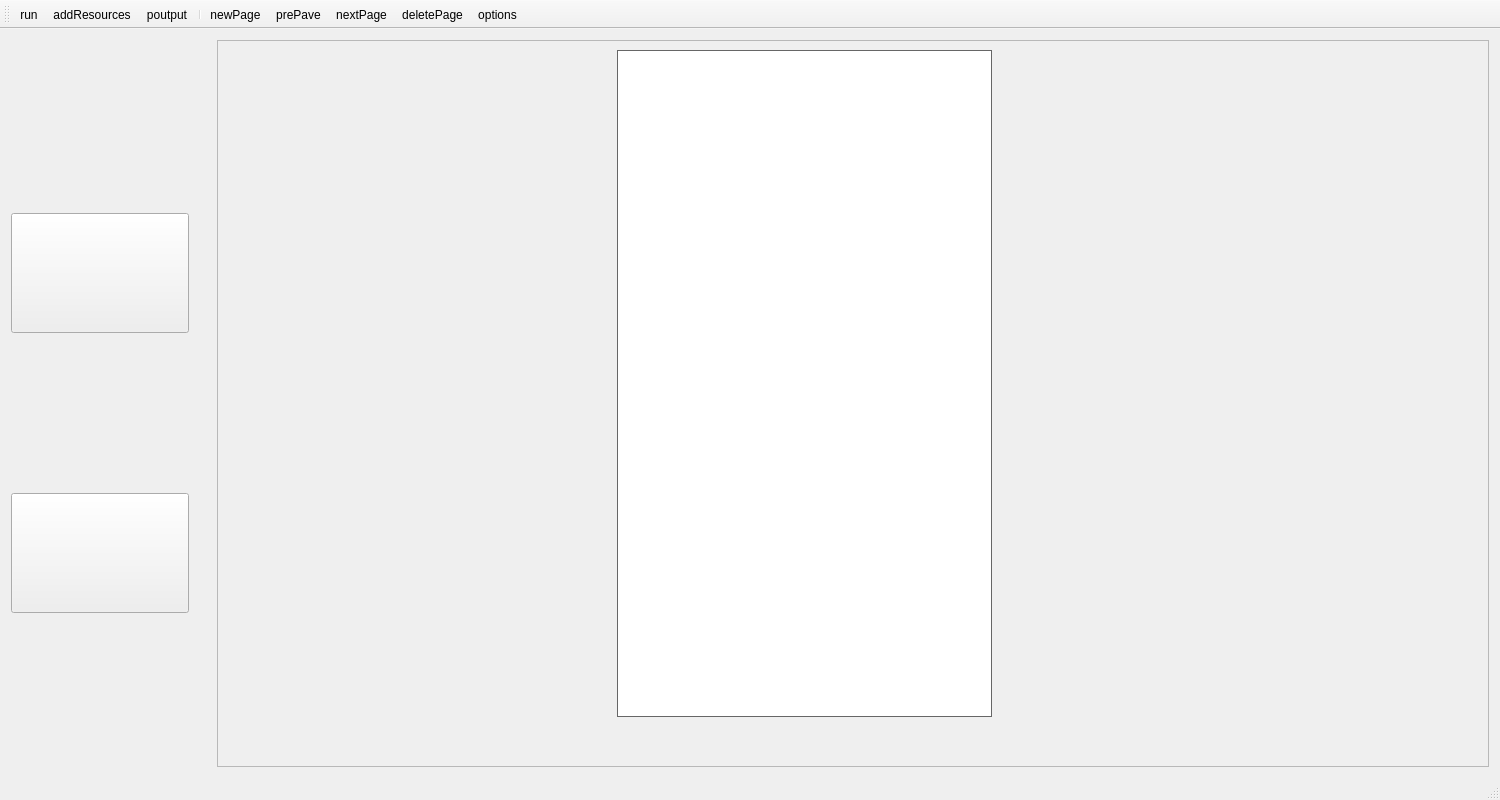
<?xml version="1.0" encoding="UTF-8"?>
<ui version="4.0">
 <class>MainWindow</class>
 <widget class="QMainWindow" name="MainWindow">
  <property name="geometry">
   <rect>
    <x>0</x>
    <y>0</y>
    <width>1500</width>
    <height>800</height>
   </rect>
  </property>
  <property name="minimumSize">
   <size>
    <width>1000</width>
    <height>800</height>
   </size>
  </property>
  <property name="maximumSize">
   <size>
    <width>16777215</width>
    <height>16777215</height>
   </size>
  </property>
  <property name="windowTitle">
   <string>MainWindow</string>
  </property>
  <widget class="QWidget" name="centralWidget">
   <layout class="QHBoxLayout" name="horizontalLayout">
    <item>
     <widget class="QFrame" name="frame">
      <property name="maximumSize">
       <size>
        <width>16777215</width>
        <height>16777215</height>
       </size>
      </property>
      <property name="frameShape">
       <enum>QFrame::StyledPanel</enum>
      </property>
      <property name="frameShadow">
       <enum>QFrame::Raised</enum>
      </property>
      <widget class="QLabel" name="phone">
       <property name="geometry">
        <rect>
         <x>400</x>
         <y>10</y>
         <width>375</width>
         <height>667</height>
        </rect>
       </property>
       <property name="minimumSize">
        <size>
         <width>375</width>
         <height>667</height>
        </size>
       </property>
       <property name="maximumSize">
        <size>
         <width>375</width>
         <height>667</height>
        </size>
       </property>
       <property name="styleSheet">
        <string notr="true">background-color: rgb(255, 255, 255);
border: 1px solid #666666;</string>
       </property>
       <property name="text">
        <string/>
       </property>
      </widget>
     </widget>
    </item>
   </layout>
  </widget>
  <widget class="QMenuBar" name="menuBar">
   <property name="geometry">
    <rect>
     <x>0</x>
     <y>0</y>
     <width>1500</width>
     <height>23</height>
    </rect>
   </property>
  </widget>
  <widget class="QToolBar" name="mainToolBar">
   <attribute name="toolBarArea">
    <enum>TopToolBarArea</enum>
   </attribute>
   <attribute name="toolBarBreak">
    <bool>false</bool>
   </attribute>
   <addaction name="actionRun"/>
   <addaction name="actionAddResources"/>
   <addaction name="outputAction"/>
   <addaction name="separator"/>
   <addaction name="actionNewPage"/>
   <addaction name="actionPrePave"/>
   <addaction name="actionNextPage"/>
   <addaction name="actionDeletePage"/>
   <addaction name="actionOptions"/>
  </widget>
  <widget class="QStatusBar" name="statusBar"/>
  <widget class="QDockWidget" name="dockWidget">
   <property name="minimumSize">
    <size>
     <width>200</width>
     <height>461</height>
    </size>
   </property>
   <property name="maximumSize">
    <size>
     <width>200</width>
     <height>524287</height>
    </size>
   </property>
   <property name="features">
    <set>QDockWidget::NoDockWidgetFeatures</set>
   </property>
   <attribute name="dockWidgetArea">
    <number>1</number>
   </attribute>
   <widget class="QWidget" name="dockWidgetContents">
    <layout class="QVBoxLayout" name="verticalLayout">
     <item>
      <widget class="QPushButton" name="btnAddImg">
       <property name="minimumSize">
        <size>
         <width>120</width>
         <height>120</height>
        </size>
       </property>
       <property name="maximumSize">
        <size>
         <width>16777215</width>
         <height>16777215</height>
        </size>
       </property>
       <property name="toolTip">
        <string>添加图片</string>
       </property>
       <property name="styleSheet">
        <string notr="true"/>
       </property>
       <property name="text">
        <string/>
       </property>
      </widget>
     </item>
     <item>
      <widget class="QPushButton" name="btnAddText">
       <property name="minimumSize">
        <size>
         <width>0</width>
         <height>120</height>
        </size>
       </property>
       <property name="toolTip">
        <string>添加文本</string>
       </property>
       <property name="text">
        <string/>
       </property>
      </widget>
     </item>
    </layout>
   </widget>
  </widget>
  <action name="outputAction">
   <property name="icon">
    <iconset resource="sec.qrc">
     <normaloff>:/icon/1173836.png</normaloff>:/icon/1173836.png</iconset>
   </property>
   <property name="text">
    <string>poutput</string>
   </property>
   <property name="toolTip">
    <string>save</string>
   </property>
  </action>
  <action name="actionPrePave">
   <property name="icon">
    <iconset resource="sec.qrc">
     <normaloff>:/icon/1205836.png</normaloff>:/icon/1205836.png</iconset>
   </property>
   <property name="text">
    <string>prePave</string>
   </property>
   <property name="toolTip">
    <string>上一页</string>
   </property>
  </action>
  <action name="actionNextPage">
   <property name="icon">
    <iconset resource="sec.qrc">
     <normaloff>:/icon/1205821.png</normaloff>:/icon/1205821.png</iconset>
   </property>
   <property name="text">
    <string>nextPage</string>
   </property>
   <property name="toolTip">
    <string>下一页</string>
   </property>
  </action>
  <action name="actionAddResources">
   <property name="icon">
    <iconset resource="sec.qrc">
     <normaloff>:/icon/1194719.png</normaloff>:/icon/1194719.png</iconset>
   </property>
   <property name="text">
    <string>addResources</string>
   </property>
   <property name="toolTip">
    <string>添加资源</string>
   </property>
  </action>
  <action name="actionDeletePage">
   <property name="icon">
    <iconset resource="sec.qrc">
     <normaloff>:/icon/1181442.png</normaloff>:/icon/1181442.png</iconset>
   </property>
   <property name="text">
    <string>deletePage</string>
   </property>
   <property name="toolTip">
    <string>删除当前页</string>
   </property>
  </action>
  <action name="actionOptions">
   <property name="icon">
    <iconset resource="sec.qrc">
     <normaloff>:/icon/548300.png</normaloff>:/icon/548300.png</iconset>
   </property>
   <property name="text">
    <string>options</string>
   </property>
   <property name="toolTip">
    <string>设置当前页</string>
   </property>
  </action>
  <action name="actionRun">
   <property name="icon">
    <iconset resource="sec.qrc">
     <normaloff>:/icon/543992.png</normaloff>:/icon/543992.png</iconset>
   </property>
   <property name="text">
    <string>run</string>
   </property>
   <property name="toolTip">
    <string>运行</string>
   </property>
  </action>
  <action name="actionNewPage">
   <property name="icon">
    <iconset resource="sec.qrc">
     <normaloff>:/icon/531948.png</normaloff>:/icon/531948.png</iconset>
   </property>
   <property name="text">
    <string>newPage</string>
   </property>
   <property name="toolTip">
    <string>新建page</string>
   </property>
  </action>
 </widget>
 <layoutdefault spacing="6" margin="11"/>
 <resources>
  <include location="sec.qrc"/>
 </resources>
 <connections/>
</ui>
